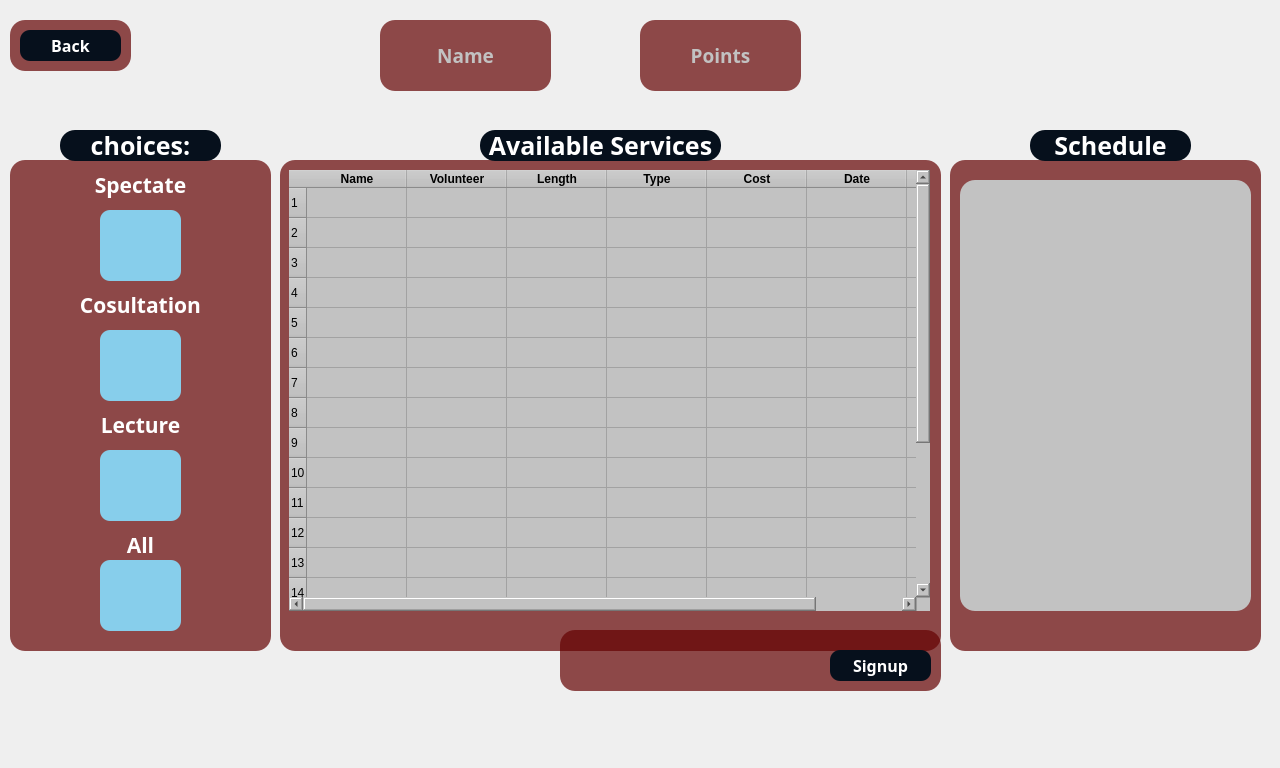
<?xml version="1.0" encoding="UTF-8"?>
<ui version="4.0">
 <class>stChoices</class>
 <widget class="QWidget" name="stChoices">
  <property name="geometry">
   <rect>
    <x>0</x>
    <y>0</y>
    <width>1280</width>
    <height>768</height>
   </rect>
  </property>
  <property name="windowTitle">
   <string>Form</string>
  </property>
  <property name="styleSheet">
   <string notr="true">
QFrame
{
background:rgba(99, 0, 0,0.7);
border-radius:15px;
}

</string>
  </property>
  <widget class="QFrame" name="frame">
   <property name="geometry">
    <rect>
     <x>10</x>
     <y>160</y>
     <width>261</width>
     <height>491</height>
    </rect>
   </property>
   <property name="frameShape">
    <enum>QFrame::StyledPanel</enum>
   </property>
   <property name="frameShadow">
    <enum>QFrame::Raised</enum>
   </property>
   <widget class="QPushButton" name="spectate">
    <property name="geometry">
     <rect>
      <x>90</x>
      <y>50</y>
      <width>81</width>
      <height>71</height>
     </rect>
    </property>
    <property name="styleSheet">
     <string notr="true">QPushButton
{
color:white;
border-radius:10px;
}
QPushButton:hover
{
color:#333;
border-radius:10px;
background:#49ebff;
}
QPushButton

{
background:skyblue
}</string>
    </property>
    <property name="text">
     <string/>
    </property>
    <property name="icon">
     <iconset resource="stChoices.qrc">
      <normaloff>:/consumerChoicesimgs/hos.png</normaloff>:/consumerChoicesimgs/hos.png</iconset>
    </property>
    <property name="iconSize">
     <size>
      <width>53</width>
      <height>47</height>
     </size>
    </property>
   </widget>
   <widget class="QPushButton" name="consultation">
    <property name="geometry">
     <rect>
      <x>90</x>
      <y>170</y>
      <width>81</width>
      <height>71</height>
     </rect>
    </property>
    <property name="styleSheet">
     <string notr="true">QPushButton
{
color:white;
border-radius:10px;
}
QPushButton:hover
{
color:#333;
border-radius:10px;
background:#49ebff;
}
QPushButton

{
background:skyblue;
}</string>
    </property>
    <property name="text">
     <string/>
    </property>
    <property name="icon">
     <iconset resource="stChoices.qrc">
      <normaloff>:/consumerChoicesimgs/consulatin.png</normaloff>:/consumerChoicesimgs/consulatin.png</iconset>
    </property>
    <property name="iconSize">
     <size>
      <width>62</width>
      <height>67</height>
     </size>
    </property>
    <property name="checkable">
     <bool>true</bool>
    </property>
   </widget>
   <widget class="QPushButton" name="lecture">
    <property name="geometry">
     <rect>
      <x>90</x>
      <y>290</y>
      <width>81</width>
      <height>71</height>
     </rect>
    </property>
    <property name="toolTip">
     <string>lecture</string>
    </property>
    <property name="styleSheet">
     <string notr="true">QPushButton
{
color:white;
border-radius:10px;
}
QPushButton:hover
{
color:#333;
border-radius:10px;
background:#49ebff;
}
QPushButton

{
background:skyblue;
}</string>
    </property>
    <property name="text">
     <string/>
    </property>
    <property name="icon">
     <iconset resource="stChoices.qrc">
      <normaloff>:/consumerChoicesimgs/lec2.png</normaloff>:/consumerChoicesimgs/lec2.png</iconset>
    </property>
    <property name="iconSize">
     <size>
      <width>50</width>
      <height>59</height>
     </size>
    </property>
   </widget>
   <widget class="QLabel" name="consultationL">
    <property name="geometry">
     <rect>
      <x>60</x>
      <y>120</y>
      <width>141</width>
      <height>51</height>
     </rect>
    </property>
    <property name="font">
     <font>
      <family>century gothic</family>
      <bold>true</bold>
     </font>
    </property>
    <property name="toolTip">
     <string>&lt;html&gt;&lt;head/&gt;&lt;body&gt;&lt;p align=&quot;center&quot;&gt;LOGIN HERE&lt;/p&gt;&lt;/body&gt;&lt;/html&gt;</string>
    </property>
    <property name="styleSheet">
     <string notr="true">QLabel
{

background:transparent;

}</string>
    </property>
    <property name="text">
     <string>&lt;html&gt;&lt;head/&gt;&lt;body&gt;&lt;p align=&quot;center&quot;&gt;&lt;span style=&quot; font-size:16pt; color:#ffffff;&quot;&gt;Cosultation&lt;/span&gt;&lt;/p&gt;&lt;/body&gt;&lt;/html&gt;</string>
    </property>
   </widget>
   <widget class="QLabel" name="spectateL">
    <property name="geometry">
     <rect>
      <x>60</x>
      <y>0</y>
      <width>141</width>
      <height>51</height>
     </rect>
    </property>
    <property name="font">
     <font>
      <family>century gothic</family>
      <bold>true</bold>
     </font>
    </property>
    <property name="toolTip">
     <string>&lt;html&gt;&lt;head/&gt;&lt;body&gt;&lt;p align=&quot;center&quot;&gt;LOGIN HERE&lt;/p&gt;&lt;/body&gt;&lt;/html&gt;</string>
    </property>
    <property name="styleSheet">
     <string notr="true">QLabel
{

background:transparent;

}</string>
    </property>
    <property name="text">
     <string>&lt;html&gt;&lt;head/&gt;&lt;body&gt;&lt;p align=&quot;center&quot;&gt;&lt;span style=&quot; font-size:16pt; color:#ffffff;&quot;&gt;Spectate&lt;/span&gt;&lt;/p&gt;&lt;/body&gt;&lt;/html&gt;</string>
    </property>
   </widget>
   <widget class="QLabel" name="lectureL">
    <property name="geometry">
     <rect>
      <x>60</x>
      <y>240</y>
      <width>141</width>
      <height>51</height>
     </rect>
    </property>
    <property name="font">
     <font>
      <family>century gothic</family>
      <bold>true</bold>
     </font>
    </property>
    <property name="toolTip">
     <string>&lt;html&gt;&lt;head/&gt;&lt;body&gt;&lt;p align=&quot;center&quot;&gt;LOGIN HERE&lt;/p&gt;&lt;/body&gt;&lt;/html&gt;</string>
    </property>
    <property name="styleSheet">
     <string notr="true">QLabel
{

background:transparent;

}</string>
    </property>
    <property name="text">
     <string>&lt;html&gt;&lt;head/&gt;&lt;body&gt;&lt;p align=&quot;center&quot;&gt;&lt;span style=&quot; font-size:16pt; color:#ffffff;&quot;&gt;Lecture&lt;/span&gt;&lt;/p&gt;&lt;/body&gt;&lt;/html&gt;</string>
    </property>
   </widget>
   <widget class="QPushButton" name="all">
    <property name="geometry">
     <rect>
      <x>90</x>
      <y>400</y>
      <width>81</width>
      <height>71</height>
     </rect>
    </property>
    <property name="toolTip">
     <string>lecture</string>
    </property>
    <property name="styleSheet">
     <string notr="true">QPushButton
{
color:white;
border-radius:10px;
}
QPushButton:hover
{
color:#333;
border-radius:10px;
background:#49ebff;
}
QPushButton

{
background:skyblue;
}</string>
    </property>
    <property name="text">
     <string/>
    </property>
    <property name="icon">
     <iconset resource="stChoices.qrc">
      <normaloff>:/consumerChoicesimgs/lec2.png</normaloff>:/consumerChoicesimgs/lec2.png</iconset>
    </property>
    <property name="iconSize">
     <size>
      <width>50</width>
      <height>59</height>
     </size>
    </property>
   </widget>
   <widget class="QLabel" name="allL">
    <property name="geometry">
     <rect>
      <x>60</x>
      <y>360</y>
      <width>141</width>
      <height>51</height>
     </rect>
    </property>
    <property name="font">
     <font>
      <family>century gothic</family>
      <bold>true</bold>
     </font>
    </property>
    <property name="toolTip">
     <string>&lt;html&gt;&lt;head/&gt;&lt;body&gt;&lt;p align=&quot;center&quot;&gt;LOGIN HERE&lt;/p&gt;&lt;/body&gt;&lt;/html&gt;</string>
    </property>
    <property name="styleSheet">
     <string notr="true">QLabel
{

background:transparent;

}</string>
    </property>
    <property name="text">
     <string>&lt;html&gt;&lt;head/&gt;&lt;body&gt;&lt;p align=&quot;center&quot;&gt;&lt;span style=&quot; font-size:16pt; color:#ffffff;&quot;&gt;All&lt;/span&gt;&lt;/p&gt;&lt;/body&gt;&lt;/html&gt;</string>
    </property>
   </widget>
  </widget>
  <widget class="QPushButton" name="pushButton">
   <property name="geometry">
    <rect>
     <x>60</x>
     <y>130</y>
     <width>161</width>
     <height>31</height>
    </rect>
   </property>
   <property name="font">
    <font>
     <family>century gothic</family>
     <pointsize>19</pointsize>
     <bold>true</bold>
    </font>
   </property>
   <property name="styleSheet">
    <string notr="true">QPushButton

{
color:white;
background:rgba(6, 16, 28,1);
border-radius:15px;
}</string>
   </property>
   <property name="text">
    <string>choices:</string>
   </property>
   <property name="icon">
    <iconset>
     <normaloff>:/newPrefix/img/user.png</normaloff>:/newPrefix/img/user.png</iconset>
   </property>
   <property name="iconSize">
    <size>
     <width>42</width>
     <height>79</height>
    </size>
   </property>
  </widget>
  <widget class="QLabel" name="nameL">
   <property name="geometry">
    <rect>
     <x>380</x>
     <y>20</y>
     <width>171</width>
     <height>71</height>
    </rect>
   </property>
   <property name="font">
    <font>
     <family>century gothic</family>
     <pointsize>14</pointsize>
     <bold>true</bold>
    </font>
   </property>
   <property name="styleSheet">
    <string notr="true">color:rgb(194, 194, 194)</string>
   </property>
   <property name="text">
    <string>&lt;html&gt;&lt;head/&gt;&lt;body&gt;&lt;p align=&quot;center&quot;&gt;&lt;span style=&quot; color:#c2c2c2;&quot;&gt;Name&lt;/span&gt;&lt;/p&gt;&lt;/body&gt;&lt;/html&gt;</string>
   </property>
  </widget>
  <widget class="QLabel" name="ptsL">
   <property name="geometry">
    <rect>
     <x>640</x>
     <y>20</y>
     <width>161</width>
     <height>71</height>
    </rect>
   </property>
   <property name="font">
    <font>
     <family>century gothic</family>
     <pointsize>14</pointsize>
     <bold>true</bold>
    </font>
   </property>
   <property name="styleSheet">
    <string notr="true">color:rgb(194, 194, 194)</string>
   </property>
   <property name="text">
    <string>&lt;html&gt;&lt;head/&gt;&lt;body&gt;&lt;p align=&quot;center&quot;&gt;&lt;span style=&quot; color:#c2c2c2;&quot;&gt;Points&lt;/span&gt;&lt;/p&gt;&lt;/body&gt;&lt;/html&gt;</string>
   </property>
  </widget>
  <widget class="QFrame" name="frame_2">
   <property name="geometry">
    <rect>
     <x>280</x>
     <y>160</y>
     <width>661</width>
     <height>491</height>
    </rect>
   </property>
   <property name="frameShape">
    <enum>QFrame::StyledPanel</enum>
   </property>
   <property name="frameShadow">
    <enum>QFrame::Raised</enum>
   </property>
   <widget class="QStackedWidget" name="stackedWidget">
    <property name="geometry">
     <rect>
      <x>9</x>
      <y>10</y>
      <width>641</width>
      <height>471</height>
     </rect>
    </property>
    <property name="styleSheet">
     <string notr="true">background:transparent;</string>
    </property>
    <property name="currentIndex">
     <number>2</number>
    </property>
    <widget class="QWidget" name="allP">
     <widget class="QTableWidget" name="allTable">
      <property name="geometry">
       <rect>
        <x>0</x>
        <y>0</y>
        <width>641</width>
        <height>441</height>
       </rect>
      </property>
      <property name="styleSheet">
       <string notr="true">background:rgb(194, 194, 194)</string>
      </property>
      <property name="selectionMode">
       <enum>QAbstractItemView::SingleSelection</enum>
      </property>
      <property name="selectionBehavior">
       <enum>QAbstractItemView::SelectRows</enum>
      </property>
      <property name="sortingEnabled">
       <bool>true</bool>
      </property>
      <property name="rowCount">
       <number>20</number>
      </property>
      <row/>
      <row/>
      <row/>
      <row/>
      <row/>
      <row/>
      <row/>
      <row/>
      <row/>
      <row/>
      <row/>
      <row/>
      <row/>
      <row/>
      <row/>
      <row/>
      <row/>
      <row/>
      <row/>
      <row/>
      <column>
       <property name="text">
        <string>Name</string>
       </property>
       <property name="font">
        <font>
         <bold>true</bold>
        </font>
       </property>
      </column>
      <column>
       <property name="text">
        <string>Volunteer</string>
       </property>
       <property name="font">
        <font>
         <bold>true</bold>
        </font>
       </property>
      </column>
      <column>
       <property name="text">
        <string>Length</string>
       </property>
       <property name="font">
        <font>
         <bold>true</bold>
        </font>
       </property>
      </column>
      <column>
       <property name="text">
        <string>Type</string>
       </property>
       <property name="font">
        <font>
         <bold>true</bold>
        </font>
       </property>
      </column>
      <column>
       <property name="text">
        <string>Cost</string>
       </property>
       <property name="font">
        <font>
         <bold>true</bold>
        </font>
       </property>
      </column>
      <column>
       <property name="text">
        <string>Date</string>
       </property>
       <property name="font">
        <font>
         <bold>true</bold>
        </font>
       </property>
      </column>
      <column>
       <property name="text">
        <string>ID</string>
       </property>
       <property name="font">
        <font>
         <bold>true</bold>
        </font>
       </property>
      </column>
     </widget>
    </widget>
    <widget class="QWidget" name="sp">
     <widget class="QTableWidget" name="spectateTable">
      <property name="geometry">
       <rect>
        <x>0</x>
        <y>0</y>
        <width>641</width>
        <height>441</height>
       </rect>
      </property>
      <property name="styleSheet">
       <string notr="true">background:rgb(194, 194, 194)</string>
      </property>
      <property name="selectionMode">
       <enum>QAbstractItemView::SingleSelection</enum>
      </property>
      <property name="selectionBehavior">
       <enum>QAbstractItemView::SelectRows</enum>
      </property>
      <property name="sortingEnabled">
       <bool>true</bool>
      </property>
      <property name="rowCount">
       <number>20</number>
      </property>
      <row/>
      <row/>
      <row/>
      <row/>
      <row/>
      <row/>
      <row/>
      <row/>
      <row/>
      <row/>
      <row/>
      <row/>
      <row/>
      <row/>
      <row/>
      <row/>
      <row/>
      <row/>
      <row/>
      <row/>
      <column>
       <property name="text">
        <string>Name</string>
       </property>
       <property name="font">
        <font>
         <bold>true</bold>
        </font>
       </property>
      </column>
      <column>
       <property name="text">
        <string>Volunteer</string>
       </property>
       <property name="font">
        <font>
         <bold>true</bold>
        </font>
       </property>
      </column>
      <column>
       <property name="text">
        <string>Length</string>
       </property>
       <property name="font">
        <font>
         <bold>true</bold>
        </font>
       </property>
      </column>
      <column>
       <property name="text">
        <string>Type</string>
       </property>
       <property name="font">
        <font>
         <bold>true</bold>
        </font>
       </property>
      </column>
      <column>
       <property name="text">
        <string>Cost</string>
       </property>
       <property name="font">
        <font>
         <bold>true</bold>
        </font>
       </property>
      </column>
      <column>
       <property name="text">
        <string>Date</string>
       </property>
       <property name="font">
        <font>
         <bold>true</bold>
        </font>
       </property>
      </column>
      <column>
       <property name="text">
        <string>ID</string>
       </property>
       <property name="font">
        <font>
         <bold>true</bold>
        </font>
       </property>
      </column>
     </widget>
    </widget>
    <widget class="QWidget" name="cp">
     <widget class="QTableWidget" name="consultationTable">
      <property name="geometry">
       <rect>
        <x>0</x>
        <y>0</y>
        <width>641</width>
        <height>441</height>
       </rect>
      </property>
      <property name="styleSheet">
       <string notr="true">background:rgb(194, 194, 194)</string>
      </property>
      <property name="selectionMode">
       <enum>QAbstractItemView::SingleSelection</enum>
      </property>
      <property name="selectionBehavior">
       <enum>QAbstractItemView::SelectRows</enum>
      </property>
      <property name="sortingEnabled">
       <bool>true</bool>
      </property>
      <property name="rowCount">
       <number>20</number>
      </property>
      <row/>
      <row/>
      <row/>
      <row/>
      <row/>
      <row/>
      <row/>
      <row/>
      <row/>
      <row/>
      <row/>
      <row/>
      <row/>
      <row/>
      <row/>
      <row/>
      <row/>
      <row/>
      <row/>
      <row/>
      <column>
       <property name="text">
        <string>Name</string>
       </property>
       <property name="font">
        <font>
         <bold>true</bold>
        </font>
       </property>
      </column>
      <column>
       <property name="text">
        <string>Volunteer</string>
       </property>
       <property name="font">
        <font>
         <bold>true</bold>
        </font>
       </property>
      </column>
      <column>
       <property name="text">
        <string>Length</string>
       </property>
       <property name="font">
        <font>
         <bold>true</bold>
        </font>
       </property>
      </column>
      <column>
       <property name="text">
        <string>Type</string>
       </property>
       <property name="font">
        <font>
         <bold>true</bold>
        </font>
       </property>
      </column>
      <column>
       <property name="text">
        <string>Cost</string>
       </property>
       <property name="font">
        <font>
         <bold>true</bold>
        </font>
       </property>
      </column>
      <column>
       <property name="text">
        <string>Date</string>
       </property>
       <property name="font">
        <font>
         <bold>true</bold>
        </font>
       </property>
      </column>
      <column>
       <property name="text">
        <string>ID</string>
       </property>
       <property name="font">
        <font>
         <bold>true</bold>
        </font>
       </property>
      </column>
     </widget>
    </widget>
    <widget class="QWidget" name="lp">
     <widget class="QTableWidget" name="lectureTable">
      <property name="geometry">
       <rect>
        <x>0</x>
        <y>0</y>
        <width>641</width>
        <height>441</height>
       </rect>
      </property>
      <property name="styleSheet">
       <string notr="true">background:rgb(194, 194, 194)</string>
      </property>
      <property name="selectionMode">
       <enum>QAbstractItemView::SingleSelection</enum>
      </property>
      <property name="selectionBehavior">
       <enum>QAbstractItemView::SelectRows</enum>
      </property>
      <property name="sortingEnabled">
       <bool>true</bool>
      </property>
      <property name="rowCount">
       <number>20</number>
      </property>
      <row/>
      <row/>
      <row/>
      <row/>
      <row/>
      <row/>
      <row/>
      <row/>
      <row/>
      <row/>
      <row/>
      <row/>
      <row/>
      <row/>
      <row/>
      <row/>
      <row/>
      <row/>
      <row/>
      <row/>
      <column>
       <property name="text">
        <string>Name</string>
       </property>
       <property name="font">
        <font>
         <bold>true</bold>
        </font>
       </property>
      </column>
      <column>
       <property name="text">
        <string>Volunteer</string>
       </property>
       <property name="font">
        <font>
         <bold>true</bold>
        </font>
       </property>
      </column>
      <column>
       <property name="text">
        <string>Length</string>
       </property>
       <property name="font">
        <font>
         <bold>true</bold>
        </font>
       </property>
      </column>
      <column>
       <property name="text">
        <string>Type</string>
       </property>
       <property name="font">
        <font>
         <bold>true</bold>
        </font>
       </property>
      </column>
      <column>
       <property name="text">
        <string>Cost</string>
       </property>
       <property name="font">
        <font>
         <bold>true</bold>
        </font>
       </property>
      </column>
      <column>
       <property name="text">
        <string>Date</string>
       </property>
       <property name="font">
        <font>
         <bold>true</bold>
        </font>
       </property>
      </column>
      <column>
       <property name="text">
        <string>ID</string>
       </property>
       <property name="font">
        <font>
         <bold>true</bold>
        </font>
       </property>
      </column>
     </widget>
    </widget>
   </widget>
  </widget>
  <widget class="QFrame" name="frame_3">
   <property name="geometry">
    <rect>
     <x>560</x>
     <y>630</y>
     <width>381</width>
     <height>61</height>
    </rect>
   </property>
   <property name="frameShape">
    <enum>QFrame::StyledPanel</enum>
   </property>
   <property name="frameShadow">
    <enum>QFrame::Raised</enum>
   </property>
   <widget class="QPushButton" name="signupButton">
    <property name="geometry">
     <rect>
      <x>270</x>
      <y>20</y>
      <width>101</width>
      <height>31</height>
     </rect>
    </property>
    <property name="font">
     <font>
      <family>century gothic</family>
      <pointsize>12</pointsize>
      <bold>true</bold>
     </font>
    </property>
    <property name="styleSheet">
     <string notr="true">QPushButton
{
color:white;
border-radius:10px;
}
QPushButton:hover
{
color:#333;
border-radius:10px;
background:#49ebff;
}
QPushButton

{
background:rgba(6, 16, 28,1);
}</string>
    </property>
    <property name="text">
     <string>Signup</string>
    </property>
   </widget>
   <widget class="QLabel" name="error">
    <property name="geometry">
     <rect>
      <x>30</x>
      <y>30</y>
      <width>221</width>
      <height>20</height>
     </rect>
    </property>
    <property name="styleSheet">
     <string notr="true">background:transparent;
color:red;</string>
    </property>
    <property name="text">
     <string/>
    </property>
   </widget>
  </widget>
  <widget class="QFrame" name="frame_4">
   <property name="geometry">
    <rect>
     <x>10</x>
     <y>20</y>
     <width>121</width>
     <height>51</height>
    </rect>
   </property>
   <property name="frameShape">
    <enum>QFrame::StyledPanel</enum>
   </property>
   <property name="frameShadow">
    <enum>QFrame::Raised</enum>
   </property>
   <widget class="QPushButton" name="back">
    <property name="geometry">
     <rect>
      <x>10</x>
      <y>10</y>
      <width>101</width>
      <height>31</height>
     </rect>
    </property>
    <property name="font">
     <font>
      <family>century gothic</family>
      <pointsize>12</pointsize>
      <bold>true</bold>
     </font>
    </property>
    <property name="styleSheet">
     <string notr="true">QPushButton
{
color:white;
border-radius:10px;
}
QPushButton:hover
{
color:#333;
border-radius:10px;
background:#49ebff;
}
QPushButton

{
background:rgba(6, 16, 28,1);
}</string>
    </property>
    <property name="text">
     <string>Back</string>
    </property>
   </widget>
  </widget>
  <widget class="QFrame" name="frame_5">
   <property name="geometry">
    <rect>
     <x>950</x>
     <y>160</y>
     <width>311</width>
     <height>491</height>
    </rect>
   </property>
   <property name="frameShape">
    <enum>QFrame::StyledPanel</enum>
   </property>
   <property name="frameShadow">
    <enum>QFrame::Raised</enum>
   </property>
   <widget class="QListWidget" name="listWidget">
    <property name="geometry">
     <rect>
      <x>10</x>
      <y>20</y>
      <width>291</width>
      <height>431</height>
     </rect>
    </property>
    <property name="styleSheet">
     <string notr="true">background:rgb(194, 194, 194)</string>
    </property>
   </widget>
  </widget>
  <widget class="QPushButton" name="pushButton_2">
   <property name="geometry">
    <rect>
     <x>480</x>
     <y>130</y>
     <width>241</width>
     <height>31</height>
    </rect>
   </property>
   <property name="font">
    <font>
     <family>century gothic</family>
     <pointsize>19</pointsize>
     <bold>true</bold>
    </font>
   </property>
   <property name="styleSheet">
    <string notr="true">QPushButton

{
color:white;
background:rgba(6, 16, 28,1);
border-radius:15px;
}</string>
   </property>
   <property name="text">
    <string>Available Services</string>
   </property>
   <property name="icon">
    <iconset>
     <normaloff>:/newPrefix/img/user.png</normaloff>:/newPrefix/img/user.png</iconset>
   </property>
   <property name="iconSize">
    <size>
     <width>42</width>
     <height>79</height>
    </size>
   </property>
  </widget>
  <widget class="QPushButton" name="pushButton_3">
   <property name="geometry">
    <rect>
     <x>1030</x>
     <y>130</y>
     <width>161</width>
     <height>31</height>
    </rect>
   </property>
   <property name="font">
    <font>
     <family>century gothic</family>
     <pointsize>19</pointsize>
     <bold>true</bold>
    </font>
   </property>
   <property name="styleSheet">
    <string notr="true">QPushButton

{
color:white;
background:rgba(6, 16, 28,1);
border-radius:15px;
}</string>
   </property>
   <property name="text">
    <string>Schedule</string>
   </property>
   <property name="icon">
    <iconset>
     <normaloff>:/newPrefix/img/user.png</normaloff>:/newPrefix/img/user.png</iconset>
   </property>
   <property name="iconSize">
    <size>
     <width>42</width>
     <height>79</height>
    </size>
   </property>
  </widget>
 </widget>
 <resources>
  <include location="stChoices.qrc"/>
 </resources>
 <connections/>
</ui>
